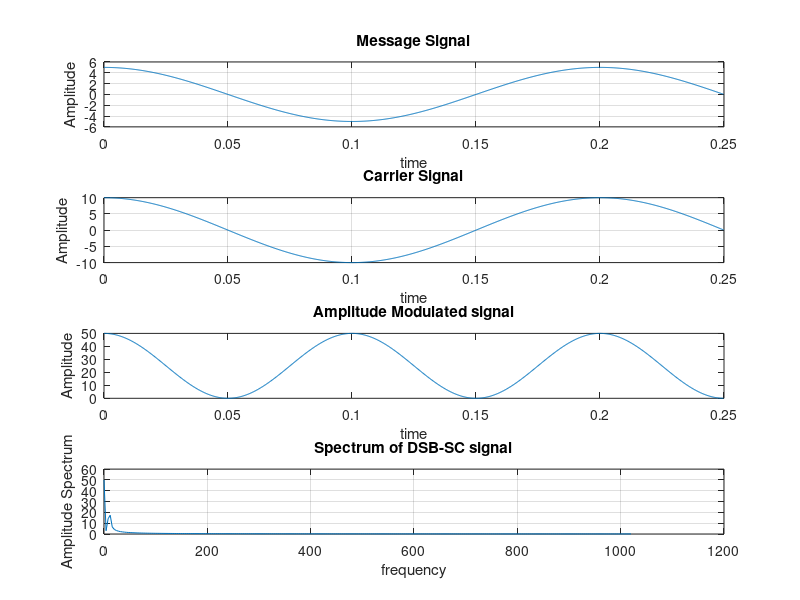

This figure's MATLAB source:
%Defining frequency of message signal
fm = input('Enter frequency of message signal (fm) (e.g. fm = 50) = ');

%Defining frequency of carrier signal
fc = input('Enter carrier frequency (fc) (fc>>fm) (e.g. fc = fm×10) = ');

N = 1024;  %N point FFT N>fc to avoid freq domain aliasing
fs = 4096; % sample frequency
t = (0:N-1)/fs;

%Generating modulating signal (message signal)
Am = 5; % Amplitude of message signal
mt = Am*cos(2*pi*fm*t); % generating the message signal
figure(1)
subplot(4,1,1);
plot(t,mt), grid on; % A plot for the message signal
title('Message Signal');
xlabel('time');
ylabel('Amplitude');

%Generating carrier signal
Ac = 10; % Amplitude of carrier signal
Tc = 1/fc; % Time period of carrier signal
ct = Ac*cos(2*pi*fc*t); % generation of carrier signal
subplot(4,1,2);
plot(t,ct), grid on; % A plot for the carrier signal
title('Carrier Signal');
xlabel('time');
ylabel('Amplitude');

%Generating DSB-SC Modulated signal
st = Ac*Am*cos(2*pi*fm*t).*cos(2*pi*fc*t); % DSB-SC wave
subplot(4,1,3);
plot(t,st); % a plot for the AM signal
title('Amplitude Modulated signal');
xlabel('time');
ylabel('Amplitude');

%Generating spectrum of DSB-SC wave
F = 2/N*abs(fft(st,N));
f = fs * (0:N/2) / N; % fft is symmetric, only the positive half is sufficient
subplot(4,1,4);
plot(f(1:256),F(1:256)); % a plot for the DSB-SC signal
title('Spectrum of DSB-SC signal');
xlabel('frequency');
ylabel('Amplitude Spectrum');

grid on;
